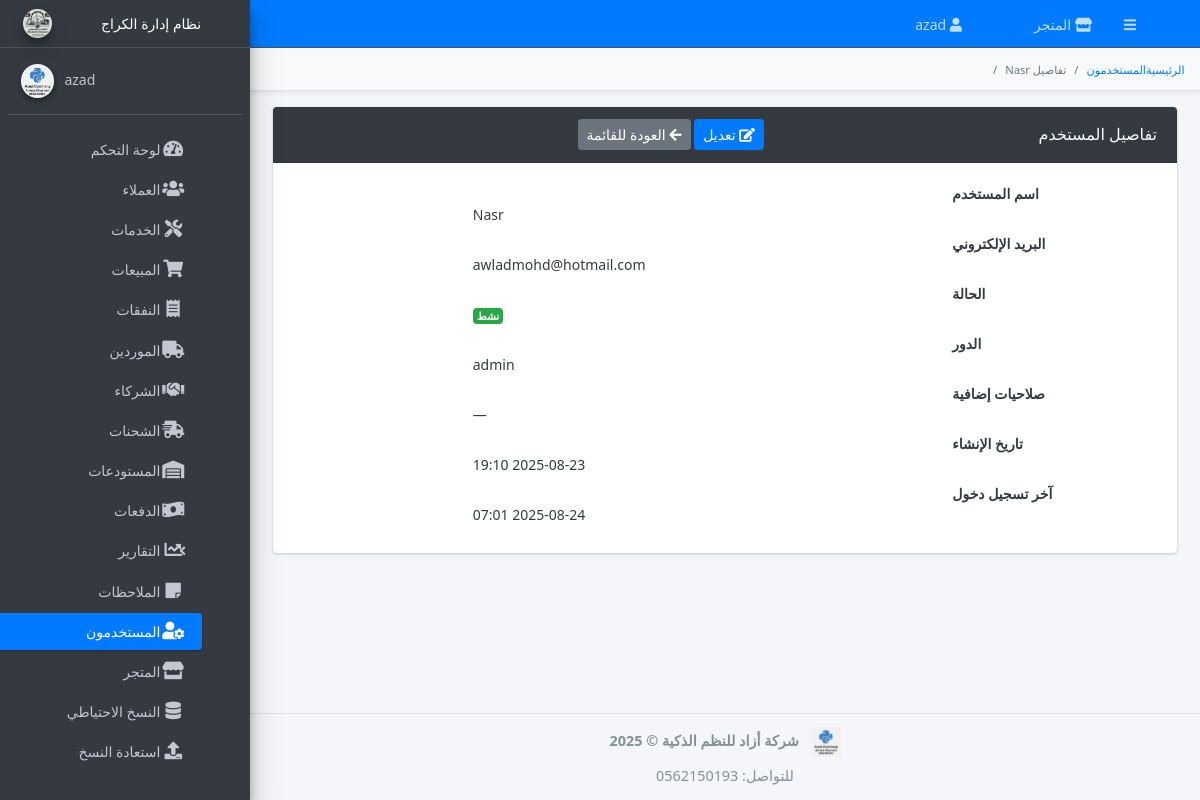
The app's page /users/2 (signed in) with its own data.
### models.py (models this page shows, shortened)
class TimestampMixin:
    created_at = db.Column(db.DateTime, default=datetime.utcnow, nullable=False, index=True)
    updated_at = db.Column(db.DateTime, default=datetime.utcnow, onupdate=datetime.utcnow, nullable=False, index=True)

class AuditMixin:
    @classmethod
    def __declare_last__(cls):
        from sqlalchemy import inspect, event as _evt
        @_evt.listens_for(cls, "before_update", propagate=True)
        def _capture_prev_state(mapper, connection, target):
            try:
                insp = inspect(target)
                prev = {}
                for attr in mapper.column_attrs:
                    hist = insp.attrs[attr.key].history
                    if hist.has_changes() and hist.deleted:
                        prev[attr.key] = hist.deleted[0]
                setattr(target, "_previous_state", prev)
            except Exception:
                setattr(target, "_previous_state", {})

class User(db.Model, UserMixin, TimestampMixin, AuditMixin):
    __tablename__ = "users"
    id            = db.Column(db.Integer, primary_key=True)
    username      = db.Column(db.String(50),  unique=True, nullable=False, index=True)
    email         = db.Column(db.String(120), unique=True, nullable=False, index=True)
    password_hash = db.Column(db.String(128), nullable=False)
    role_id       = db.Column(db.Integer, db.ForeignKey("roles.id"), index=True)
    _is_active    = db.Column("is_active", db.Boolean, nullable=False, server_default=text("1"))
    last_login    = db.Column(db.DateTime)
    role = relationship("Role", backref="users", lazy="joined")
    extra_permissions = relationship(
        "Permission",
        secondary=user_permissions,
        backref=db.backref("users_extra", lazy="dynamic"),
        lazy="dynamic",
    )
    service_requests = relationship("ServiceRequest", back_populates="mechanic", lazy="dynamic")
    sales            = relationship("Sale", back_populates="seller", cascade="all, delete-orphan")
    __table_args__ = (
        db.Index("ix_users_role_active", "role_id", "is_active"),
    )
    @property
    def is_active(self):
        return bool(self._is_active)
    @is_active.setter
    def is_active(self, value):
        self._is_active = bool(value)

class Role(db.Model, AuditMixin):
    __tablename__ = "roles"
    id          = db.Column(db.Integer, primary_key=True)
    name        = db.Column(db.String(50), unique=True, nullable=False, index=True)
    description = db.Column(db.String(200))
    is_default  = db.Column(db.Boolean, default=False, nullable=False)
    permissions = relationship(
        "Permission",
        secondary=role_permissions,
        lazy="selectin",
        backref=db.backref("roles", lazy="selectin"),
    )
    __table_args__ = (
        db.Index("ix_roles_default_name", "is_default", "name"),
    )

### routes/users.py (the view)
@users_bp.route("/<int:user_id>", methods=["GET"], endpoint="user_detail")
@login_required
@permission_required("manage_users")
def user_detail(user_id):
    user = _get_or_404(User, user_id)
    return render_template("users/detail.html", user=user)

### app.py (called while the page is built, shortened)
@login_manager.user_loader
def load_user(user_id):
    from sqlalchemy.orm import joinedload, lazyload
    from sqlalchemy import select
    uid_str = str(user_id or "").strip()
    try:
        ident = int(uid_str)
    except Exception:
        return None
    stmt_user = (
        select(User)
        .options(joinedload(User.role).joinedload(Role.permissions))
        .where(User.id == ident)
    )
    user = db.session.execute(stmt_user).unique().scalar_one_or_none()
    if user:
        return user
    stmt_cust = select(Customer).options(lazyload("*")).where(Customer.id == ident)
    return db.session.execute(stmt_cust).scalar_one_or_none()

### routes/shipments.py (called while the page is built)
@shipments_bp.app_context_processor
def _inject_utils():
    return dict(format_currency=format_currency)

### routes/users.py (called while the page is built)
@users_bp.before_request
def _guard_users_blueprint():
    ep = (request.endpoint or "")
    if ep == "users_bp.profile":
        return  # مسموح للجميع (مع login_required)
    if not is_super():
        abort(403)

def _get_or_404(model, ident, options=None):
    q = db.session.query(model)
    if options:
        for opt in options:
            q = q.options(opt)
        obj = q.filter_by(id=ident).first()
    else:
        obj = db.session.get(model, ident)
    if obj is None:
        abort(404)
    return obj

### utils.py (called while the page is built)
def init_app(app):
    global redis_client
    app.jinja_env.filters.update({
        "format_currency": format_currency,
        "format_percent": format_percent,
        "format_date": format_date,
        "format_datetime": format_datetime,
        "yes_no": yes_no,
        "status_label": status_label,
    })
    try:
        rc = redis.StrictRedis.from_url(app.config.get("REDIS_URL", "redis://localhost:6379/0"), decode_responses=True)
        if getattr(rc, "ping", None):
            rc.ping()
        redis_client = rc
    except Exception:
        redis_client = None
    def _acl_ctx():
        return dict(
            can_super=lambda: is_super(),
            can_admin=lambda: is_admin(),
        )
    app.context_processor(_acl_ctx)

def _csv_set(val):
    if not val:
        return set()
    return {x.strip().lower() for x in str(val).split(",") if x.strip()}

### templates/users/detail.html (shortened to what this page needs)
{% extends 'base.html' %}
{% block breadcrumb %}
<li class="breadcrumb-item">
  <a href="{{ url_for('main.dashboard') }}">الرئيسية</a>
</li>
<li class="breadcrumb-item">
  <a href="{{ url_for('users_bp.list_users') }}">المستخدمون</a>
</li>
<li class="breadcrumb-item active">تفاصيل {{ user.username }}</li>
{% endblock %}
{% block content %}
<div class="container-fluid">
  <div class="card">
    <div class="card-header d-flex justify-content-between align-items-center">
      <h3 class="card-title mb-0">تفاصيل المستخدم</h3>
      <div class="card-tools">
        <a href="{{ url_for('users_bp.edit_user', user_id=user.id) }}" class="btn btn-sm btn-primary">
          <i class="fas fa-edit"></i> تعديل
        </a>
        <a href="{{ url_for('users_bp.list_users') }}" class="btn btn-sm btn-secondary">
          <i class="fas fa-arrow-left"></i> العودة للقائمة
        </a>
      </div>
    </div>
    <div class="card-body">
      <dl class="row mb-0">
        <dt class="col-sm-3">اسم المستخدم</dt>
        <dd class="col-sm-9">{{ user.username }}</dd>
        <dt class="col-sm-3">البريد الإلكتروني</dt>
        <dd class="col-sm-9">{{ user.email }}</dd>
        <dt class="col-sm-3">الحالة</dt>
        <dd class="col-sm-9">
          {% if user.is_active %}
            <span class="badge bg-success">نشط</span>
          {% else %}
            <span class="badge bg-secondary">موقوف</span>
          {% endif %}
        </dd>
        <dt class="col-sm-3">الدور</dt>
        <dd class="col-sm-9">{{ user.role.name if user.role else '—' }}</dd>
        <dt class="col-sm-3">صلاحيات إضافية</dt>
        <dd class="col-sm-9">
          {% set _q = user.extra_permissions %}
          {% set perms = (_q.all() if _q.__class__.__name__ in ['AppenderQuery','AppenderBaseQuery'] else _q) | list %}
          {% if perms|length %}
            {% for p in perms %}
              <span class="badge bg-info text-dark me-1">{{ p.name }}</span>
            {% endfor %}
          {% else %}
            —
          {% endif %}
        </dd>
        <dt class="col-sm-3">تاريخ الإنشاء</dt>
        <dd class="col-sm-9">
          {{ user.created_at.strftime('%Y-%m-%d %H:%M') if user.created_at else '—' }}
        </dd>
        <dt class="col-sm-3">آخر تسجيل دخول</dt>
        <dd class="col-sm-9">
          {{ user.last_login.strftime('%Y-%m-%d %H:%M') if user.last_login else '—' }}
        </dd>
      </dl>
    </div>
  </div>
</div>
{% endblock %}

### templates/partials/navbar.html (shortened to what this page needs)
<nav class="main-header navbar navbar-expand navbar-primary navbar-dark">
  <ul class="navbar-nav">
    <li class="nav-item">
      <a class="nav-link" data-widget="pushmenu" href="#" role="button">
        <i class="fas fa-bars"></i>
      </a>
    </li>
    {% if current_user.is_authenticated and shop_is_super_admin %}
    <li class="nav-item">
      <a class="nav-link" href="{{ url_for('shop.catalog') }}" target="_blank">
        <i class="fas fa-store"></i> المتجر
      </a>
    </li>
    {% endif %}
  </ul>
  {% if current_user.is_authenticated %}
  <ul class="navbar-nav ml-auto">
    <li class="nav-item dropdown">
      <a class="nav-link" data-toggle="dropdown" href="#" aria-expanded="false">
        <i class="fas fa-user"></i> {{ current_user.username }}
      </a>
    </li>
  </ul>
  {% endif %}
</nav>

### templates/partials/sidebar.html (shortened to what this page needs)
<aside class="main-sidebar sidebar-dark-primary elevation-4" dir="rtl">
  <a href="{{ url_for('main.dashboard') }}" class="brand-link text-center">
    <img src="{{ url_for('static', filename='img/logo.png') }}" alt="Garage Logo"
         class="brand-image img-circle elevation-3" style="opacity:.9; max-height:45px;">
    <span class="brand-text font-weight-light d-block">نظام إدارة الكراج</span>
  </a>
  <div class="sidebar">
    <div class="user-panel mt-3 pb-3 mb-3 d-flex justify-content-end">
      <div class="info text-right">
        <a href="{{ url_for('users_bp.profile') }}" class="d-block">
          {{ current_user.username if current_user.is_authenticated else "ضيف" }}
        </a>
      </div>
      <div class="image">
        <img src="{{ url_for('static', filename='img/azad_logo.png') }}" class="img-circle elevation-2" alt="User Image">
      </div>
    </div>
    <nav class="mt-2">
      <ul class="nav nav-pills nav-sidebar flex-column text-right" data-widget="treeview" role="menu" data-accordion="false">
        <li class="nav-item">
          <a href="{{ url_for('main.dashboard') }}" class="nav-link {% if request.endpoint == 'main.dashboard' %}active{% endif %}">
            <i class="nav-icon fas fa-tachometer-alt"></i><p>لوحة التحكم</p>
          </a>
        </li>
        {% if has_perm('manage_customers') or shop_is_super_admin %}
        <li class="nav-item">
          <a href="{{ url_for('customers_bp.list_customers') }}" class="nav-link {% if request.blueprint == 'customers_bp' %}active{% endif %}">
            <i class="nav-icon fas fa-users"></i><p>العملاء</p>
          </a>
        </li>
        {% endif %}
        {% if has_perm('manage_service') or shop_is_super_admin %}
        <li class="nav-item">
          <a href="{{ url_for('service.list_requests') }}" class="nav-link {% if request.blueprint == 'service' %}active{% endif %}">
            <i class="nav-icon fas fa-tools"></i><p>الخدمات</p>
          </a>
        </li>
        {% endif %}
        {% if has_perm('manage_sales') or shop_is_super_admin %}
        <li class="nav-item">
          <a href="{{ url_for('sales_bp.list_sales') }}" class="nav-link {% if request.blueprint == 'sales_bp' %}active{% endif %}">
            <i class="nav-icon fas fa-shopping-cart"></i><p>المبيعات</p>
          </a>
        </li>
        {% endif %}
        {% if has_perm('manage_expenses') or shop_is_super_admin %}
        <li class="nav-item">
          <a href="{{ url_for('expenses_bp.list_expenses') }}" class="nav-link {% if request.blueprint == 'expenses_bp' %}active{% endif %}">
            <i class="nav-icon fas fa-receipt"></i><p>النفقات</p>
          </a>
        </li>
        {% endif %}
        {% if has_perm('manage_vendors') or shop_is_super_admin %}
        <li class="nav-item">
          <a href="{{ url_for('vendors_bp.suppliers_list') }}" class="nav-link {% if request.endpoint == 'vendors_bp.suppliers_list' %}active{% endif %}">
            <i class="nav-icon fas fa-truck"></i><p>الموردين</p>
          </a>
        </li>
        <li class="nav-item">
          <a href="{{ url_for('vendors_bp.partners_list') }}" class="nav-link {% if request.endpoint == 'vendors_bp.partners_list' %}active{% endif %}">
            <i class="nav-icon fas fa-handshake"></i><p>الشركاء</p>
          </a>
        </li>
        {% endif %}
        {% if has_perm('manage_shipments') or shop_is_super_admin %}
        <li class="nav-item">
          <a href="{{ url_for('shipments_bp.list_shipments') }}" class="nav-link {% if request.blueprint == 'shipments_bp' %}active{% endif %}">
            <i class="nav-icon fas fa-shipping-fast"></i><p>الشحنات</p>
          </a>
        </li>
        {% endif %}
        {% if has_perm('manage_warehouses') or has_perm('view_warehouses') or shop_is_super_admin %}
        <li class="nav-item">
          <a href="{{ url_for('warehouse_bp.list') }}" class="nav-link {% if request.blueprint == 'warehouse_bp' %}active{% endif %}">
            <i class="nav-icon fas fa-warehouse"></i><p>المستودعات</p>
          </a>
        </li>
        {% endif %}
        {% if has_perm('manage_payments') or shop_is_super_admin %}
        <li class="nav-item">
          <a href="{{ url_for('payments.index') }}" class="nav-link {% if request.blueprint == 'payments' %}active{% endif %}">
            <i class="nav-icon fas fa-money-bill-wave"></i><p>الدفعات</p>
          </a>
        </li>
        {% endif %}
        {% if has_perm('view_reports') or has_perm('manage_reports') or shop_is_super_admin %}
        {% set is_reports = (request.blueprint == 'reports_bp') %}
        <li class="nav-item has-treeview {% if is_reports %}menu-open{% endif %}">
          <a href="{{ url_for('reports_bp.universal') }}" class="nav-link {% if is_reports and request.endpoint == 'reports_bp.universal' %}active{% endif %}">
            <i class="nav-icon fas fa-chart-line"></i><p>التقارير<i class="right fas fa-angle-left"></i></p>
          </a>
        </li>
        {% endif %}
        {% if has_perm('manage_notes') or shop_is_super_admin %}
        <li class="nav-item">
          <a href="{{ url_for('notes_bp.list_notes') }}" class="nav-link {% if request.blueprint == 'notes_bp' %}active{% endif %}">
            <i class="nav-icon fas fa-sticky-note"></i><p>الملاحظات</p>
          </a>
        </li>
        {% endif %}
        {% if has_perm('manage_users') or shop_is_super_admin %}
        <li class="nav-item">
          <a href="{{ url_for('users_bp.list_users') }}" class="nav-link {% if request.blueprint == 'users_bp' %}active{% endif %}">
            <i class="nav-icon fas fa-user-cog"></i><p>المستخدمون</p>
          </a>
        </li>
        {% endif %}
        {% if shop_is_super_admin %}
        <li class="nav-item">
          <a href="{{ url_for('shop.catalog') }}" class="nav-link" target="_blank">
            <i class="nav-icon fas fa-store"></i><p>المتجر</p>
          </a>
        </li>
        <li class="nav-item">
          <a href="{{ url_for('main.backup_db') }}" class="nav-link {% if request.endpoint in ['main.backup_db','main.restore_db'] %}active{% endif %}">
            <i class="nav-icon fas fa-database"></i><p>النسخ الاحتياطي</p>
          </a>
        </li>
        <li class="nav-item">
          <a href="{{ url_for('main.restore_db') }}" class="nav-link {% if request.endpoint == 'main.restore_db' %}active{% endif %}">
            <i class="nav-icon fas fa-upload"></i><p>استعادة النسخ</p>
          </a>
        </li>
        {% endif %}
      </ul>
    </nav>
  </div>
</aside>

### static/css/style.css (style rules this page uses)
:root { --font-family-ar: 'Segoe UI', Tahoma, Geneva, Verdana, sans-serif; --sidebar-link-default: #e0e0e0; --sidebar-link-hover: #ffffff; --sidebar-link-hover-bg: rgba(255, 255, 255, 0.1); --content-bg: #f4f6f9; --content-text: #343a40; --card-header-bg: #343a40; --card-header-text: #f8f9fa; --footer-bg: #f4f6f9; --dark-bg: #343a40; --dark-sidebar-bg: #1e282c; --dark-content-bg: #2e3b4e; --dark-text: #c2c7d0; --dark-text-alt: #e0e0e0; --dark-bg-alt: #273143; }
body { direction: rtl; font-family: var(--font-family-ar); }
.main-sidebar { overflow-x: visible; }
.main-sidebar .nav-link { color: var(--sidebar-link-default); white-space: normal; word-break: break-word; text-align: right; padding: 0.5rem 0.5rem 0.5rem 1rem; }
.main-sidebar .nav-link .nav-icon { margin-right: 0.5rem; margin-left: 0; }
.main-sidebar .nav-link:hover, .main-sidebar .nav-link.active { background-color: var(--sidebar-link-hover-bg); color: var(--sidebar-link-hover); }
.brand-link .brand-text { white-space: normal; text-align: center; display: block; }
.card .card-header { background-color: var(--card-header-bg); color: var(--card-header-text); }

### records on screen
User: username "azad", is_active+username "azad"
User: username "Nasr", email "awladmohd@hotmail.com", created_at "2025-08-23 19:10", last_login "2025-08-24 07:01"
Role: role "admin"
